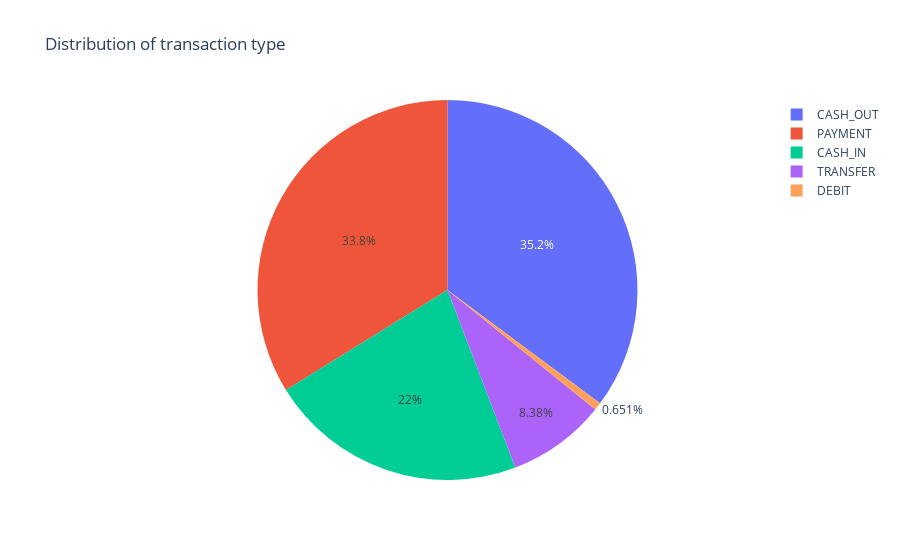

Source (notebook cell):
### Code cell
indexe_ = trans_df.type.value_counts().index
value_ = trans_df.type.value_counts().values

px.pie(trans_df,values=value_,names=indexe_,title='Distribution of transaction type')

### Figure 1 — Plotly figure (JSON) as saved in the notebook; plotly's stock layout.template omitted (floating-point values rounded to 4 significant figures)
{"data": [{"domain": {"x": [0, 1], "y": [0, 1]}, "hovertemplate": "label=%{label}<br>value=%{value}<extra></extra>", "labels": ["CASH_OUT", "PAYMENT", "CASH_IN", "TRANSFER", "DEBIT"], "legendgroup": "", "name": "", "showlegend": true, "type": "pie", "values": [2237500, 2151495, 1399284, 532909, 41432]}], "layout": {"legend": {"tracegroupgap": 0}, "title": {"text": "Distribution of transaction type"}}}
